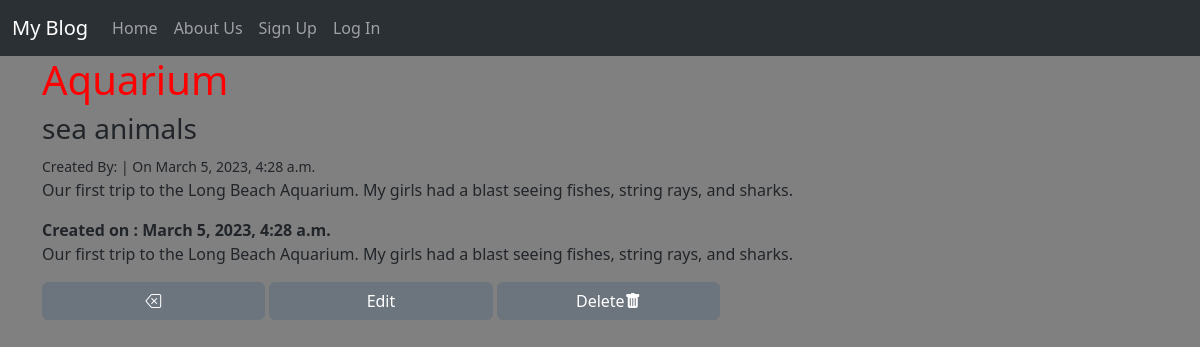
The app's page /posts/4/ with its own data.
### posts/models.py (models this page shows, shortened)
class Post(models.Model):
    title = models.CharField(max_length=128)
    subtitle = models.CharField(max_length=128)
    author = models.ForeignKey(
        'auth.User',
        on_delete=models.CASCADE
    )
    body = models.TextField()
    created_on = models.DateTimeField(auto_now_add=True)
    active = models.BooleanField(default=True)

### posts/views.py (the view)
# urls.py: path("<int:pk>/", PostDetailView.as_view(), name="detail"),
class PostDetailView(DetailView):
    template_name = "posts/detail.html"
    model = Post

### templates/posts/detail.html (shortened to what this page needs)
{% extends 'base.html' %}
{% load static %}
{% block content %}
<h1>{{ post.title }}</h1>
<h3>{{ post.subtitle }}</h3>
<small>Created By: {{ post.autor }} | On {{ post.created_on }}</small>
<p>{{ post.body }}</p>
<div class="detail-class">
    <strong class="strong-detail">Created on : {{ post.created_on }}</strong>
    <p class="detail-p">{{ post.body}}</p>
    <div class="buttonsdetail">
        <a href="{% url 'list' %}" ><button id="btn-detail" class="btn btn-secondary"><i class="bi bi-backspace"></i></button></a>
        <a href="{% url 'edit' post.id %}"><button id="btn-edit" class="btn btn-secondary">Edit</button></a>
        <a href="{% url 'delete' post.id %}
        " ><button id="btn-delete" class="btn btn-secondary">Delete<i class="bi bi-trash-fill"></i></button></a>
    </div>
</div>
{% endblock content %}

### static/css/base.css (style rules this page uses)
h1 { color: red; }
.btn { width: 20%; }
body { background-color: gray; }

### records on screen
Post: title "Aquarium", subtitle "sea animals", created_on "March 5, 2023, 4:28 a.m.", body "Our first trip to the Long Beach Aquarium. My girls had a blast seeing fishes, string rays, and sharks."
